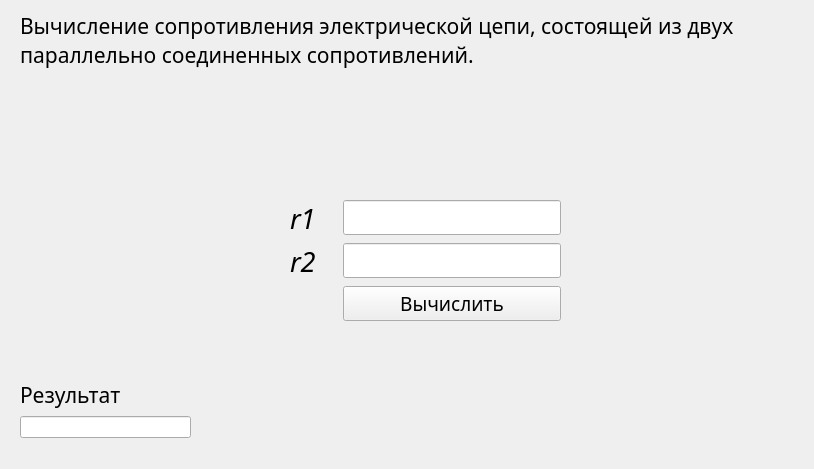
<?xml version="1.0" encoding="UTF-8"?>
<ui version="4.0">
 <class>resistance_parallel_Window</class>
 <widget class="QMainWindow" name="resistance_parallel_Window">
  <property name="geometry">
   <rect>
    <x>0</x>
    <y>0</y>
    <width>814</width>
    <height>469</height>
   </rect>
  </property>
  <property name="windowTitle">
   <string>MainWindow</string>
  </property>
  <widget class="QWidget" name="centralwidget">
   <widget class="QWidget" name="formLayoutWidget">
    <property name="geometry">
     <rect>
      <x>270</x>
      <y>180</y>
      <width>321</width>
      <height>171</height>
     </rect>
    </property>
    <layout class="QFormLayout" name="input_frame">
     <property name="leftMargin">
      <number>20</number>
     </property>
     <property name="topMargin">
      <number>20</number>
     </property>
     <property name="rightMargin">
      <number>30</number>
     </property>
     <property name="bottomMargin">
      <number>20</number>
     </property>
     <item row="2" column="0">
      <widget class="QLabel" name="r2_label">
       <property name="font">
        <font>
         <family>Source Code Pro Medium</family>
         <pointsize>20</pointsize>
         <italic>true</italic>
        </font>
       </property>
       <property name="text">
        <string>r2   </string>
       </property>
      </widget>
     </item>
     <item row="2" column="1">
      <widget class="QLineEdit" name="r2_input">
       <property name="font">
        <font>
         <family>Source Code Pro</family>
         <pointsize>14</pointsize>
         <bold>false</bold>
        </font>
       </property>
       <property name="text">
        <string/>
       </property>
      </widget>
     </item>
     <item row="0" column="1">
      <widget class="QLineEdit" name="r1_input">
       <property name="font">
        <font>
         <family>Source Code Pro</family>
         <pointsize>14</pointsize>
         <bold>false</bold>
        </font>
       </property>
       <property name="text">
        <string/>
       </property>
      </widget>
     </item>
     <item row="0" column="0">
      <widget class="QLabel" name="r1_label">
       <property name="font">
        <font>
         <family>Source Code Pro Medium</family>
         <pointsize>20</pointsize>
         <italic>true</italic>
        </font>
       </property>
       <property name="text">
        <string>r1   </string>
       </property>
      </widget>
     </item>
     <item row="3" column="1">
      <widget class="QPushButton" name="resistance_parallel_result_button">
       <property name="font">
        <font>
         <family>Source Code Pro Medium</family>
         <pointsize>14</pointsize>
         <bold>false</bold>
        </font>
       </property>
       <property name="text">
        <string>Вычислить</string>
       </property>
      </widget>
     </item>
    </layout>
   </widget>
   <widget class="QWidget" name="formLayoutWidget_2">
    <property name="geometry">
     <rect>
      <x>0</x>
      <y>370</y>
      <width>221</width>
      <height>91</height>
     </rect>
    </property>
    <layout class="QFormLayout" name="result_frame">
     <property name="leftMargin">
      <number>20</number>
     </property>
     <property name="topMargin">
      <number>10</number>
     </property>
     <property name="rightMargin">
      <number>30</number>
     </property>
     <property name="bottomMargin">
      <number>0</number>
     </property>
     <item row="0" column="0">
      <widget class="QLabel" name="label">
       <property name="font">
        <font>
         <family>Source Code Pro</family>
         <pointsize>16</pointsize>
        </font>
       </property>
       <property name="text">
        <string>Результат</string>
       </property>
      </widget>
     </item>
     <item row="1" column="0" colspan="2">
      <widget class="QLineEdit" name="result_text">
       <property name="text">
        <string/>
       </property>
      </widget>
     </item>
    </layout>
   </widget>
   <widget class="QLabel" name="img">
    <property name="geometry">
     <rect>
      <x>330</x>
      <y>80</y>
      <width>231</width>
      <height>91</height>
     </rect>
    </property>
    <property name="text">
     <string/>
    </property>
    <property name="pixmap">
     <pixmap>../../../formula3.png</pixmap>
    </property>
    <property name="alignment">
     <set>Qt::AlignmentFlag::AlignCenter</set>
    </property>
   </widget>
   <widget class="QLabel" name="resistance_parallel_label">
    <property name="geometry">
     <rect>
      <x>20</x>
      <y>10</y>
      <width>781</width>
      <height>61</height>
     </rect>
    </property>
    <property name="font">
     <font>
      <family>Source Code Pro</family>
      <pointsize>16</pointsize>
     </font>
    </property>
    <property name="text">
     <string>Вычисление сопротивления электрической цепи, состоящей из двух параллельно соединенных сопротивлений.</string>
    </property>
    <property name="wordWrap">
     <bool>true</bool>
    </property>
   </widget>
  </widget>
 </widget>
 <resources/>
 <connections/>
</ui>
